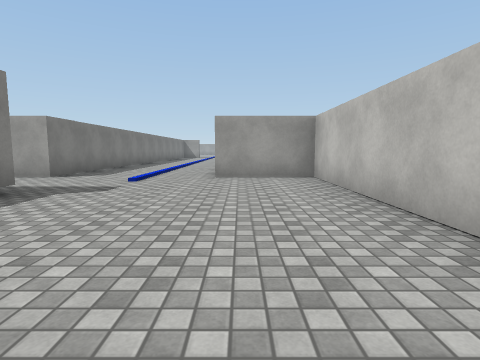
View 1 (above)

16 first-person views from a walk through a scene from a Unity 3-D project. The camera is 1.2 m above the floor, tilts 6° down and sees 80° across. Doors are open. The floor is counted in squares, 2 m on a side. Each view is taken from the middle of a square. On the plan, view 1 faces up. The plan holds only what a view shows up to about 9 squares ahead; the rest is blank. The place goes on beyond the plan. The player character is not drawn. Surface patterns are stand-ins for the level's own textures.

View 2
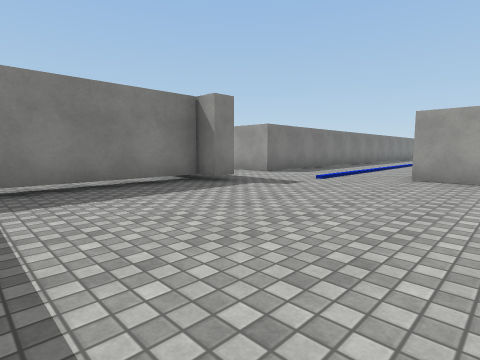

View 3
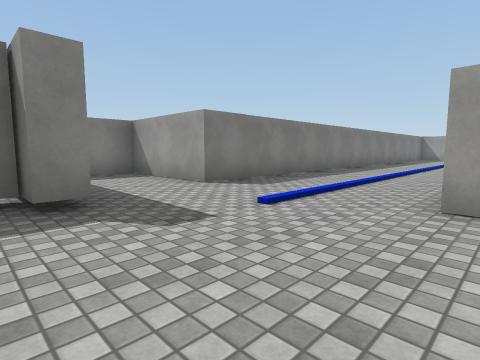

View 4
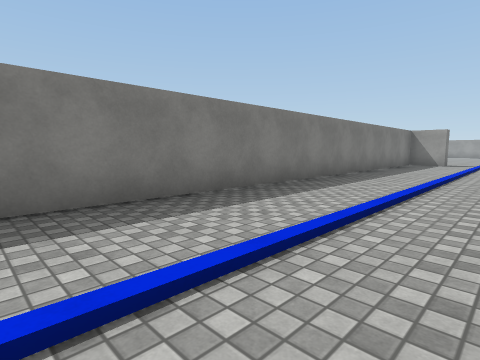

View 5
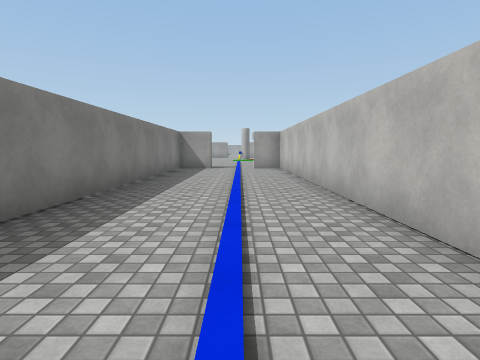

View 6
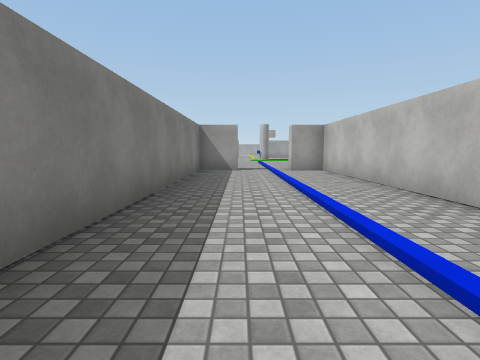

View 7
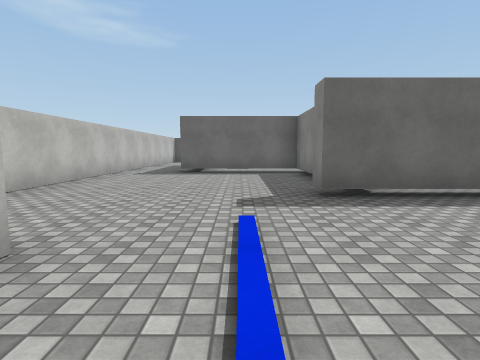

View 8
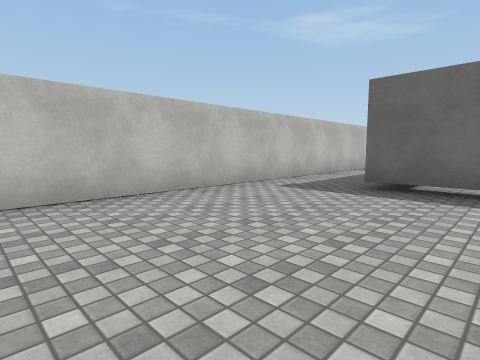

View 9
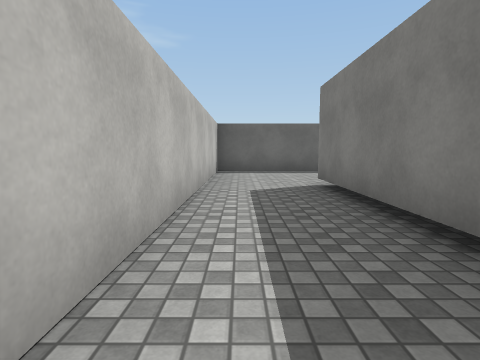

View 10
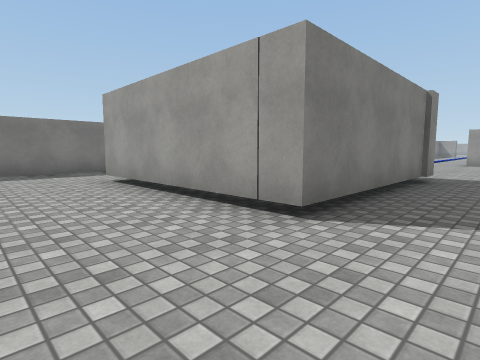

View 11
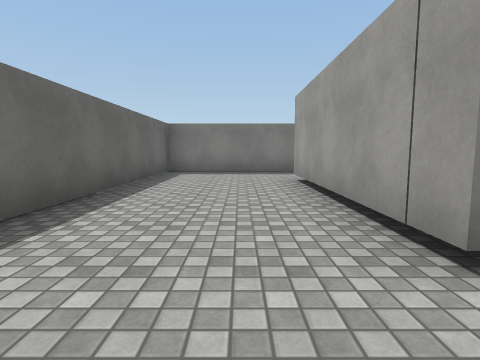

View 12
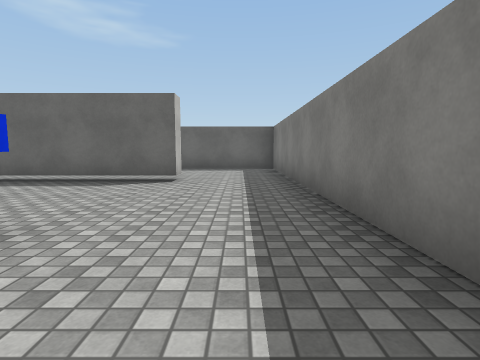

View 13
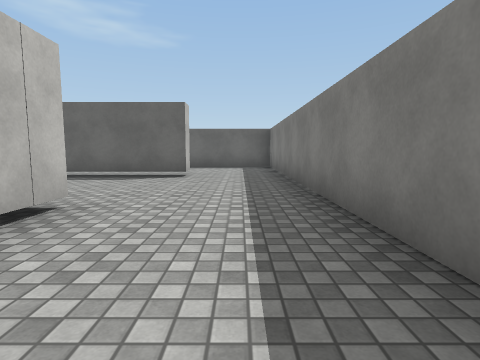

View 14
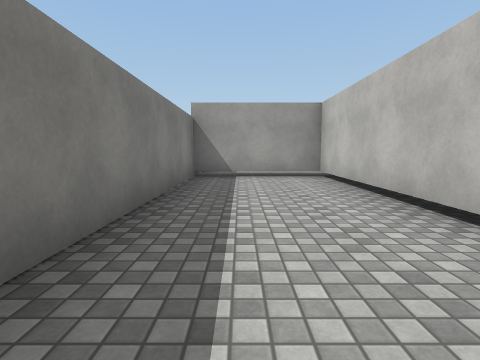

View 15
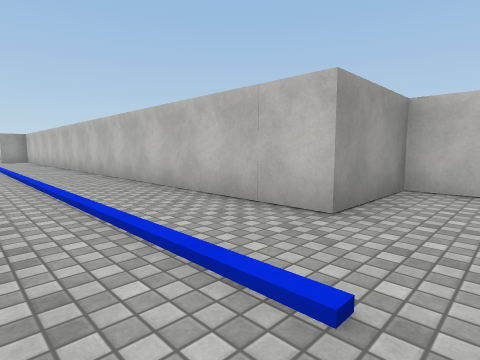

View 16
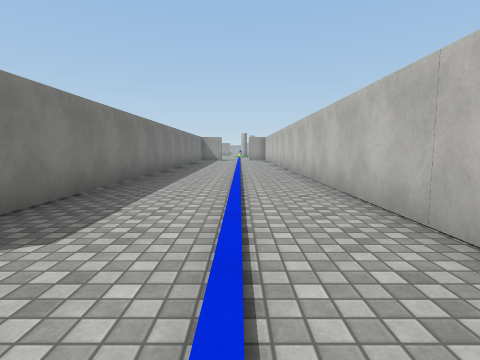

### Floor plan
Key: @ floor where view 1 was taken; # wall or solid block; . floor; / step, stairs or slope; D open door; T thing the floor can be seen under or through.
Columns run from 7 left of view 1 to 2 right of it. Each row starts with its distance up from view 1.
 22     DD##
 21   #../.#
 20   #../.#
 19   #../.#
 18   #../.#
 17   #../.#
 16   #../.#
 15   #../.#
 14   #../.#
 13   #../.#
 12   #../.#
 11   #../.#
 10   #../.#
  9   #../.#
  8   #../.#
  7 ###../.###
  6 #..../...#
  5 #........#
  4 ####.....#
  3 #..#.....#
  2 #..T.....#
  1 #..T.....#
  0 #..#...@.#
 -1 #..#####.#
 -2 #....  #.#
 -3 #..... #.#
 -4 #..... #.#
 -5 #..#####.#
 -6 #........#
 -7 #........#
 -8 ##########

Where each view was taken, in squares from view 1:
view 1: 0 up, 0 right, facing up
view 2: 0 up, 1 right, facing up-left
view 3: 3 up, 0 right, facing up-left
view 4: 9 up, 1 left, facing up-left
view 5: 11 up, 2 left, facing up
view 6: 13 up, 3 left, facing up
view 7: 8 up, 2 left, facing down
view 8: 4 up, 2 left, facing down-right
view 9: 0 up, 1 right, facing down
view 10: 7 down, 1 right, facing up-left
view 11: 6 down, 1 right, facing left
view 12: 1 up, 6 left, facing down
view 13: 2 up, 6 left, facing down
view 14: 3 down, 6 left, facing up
view 15: 5 up, 3 left, facing up-right
view 16: 5 up, 2 left, facing up
